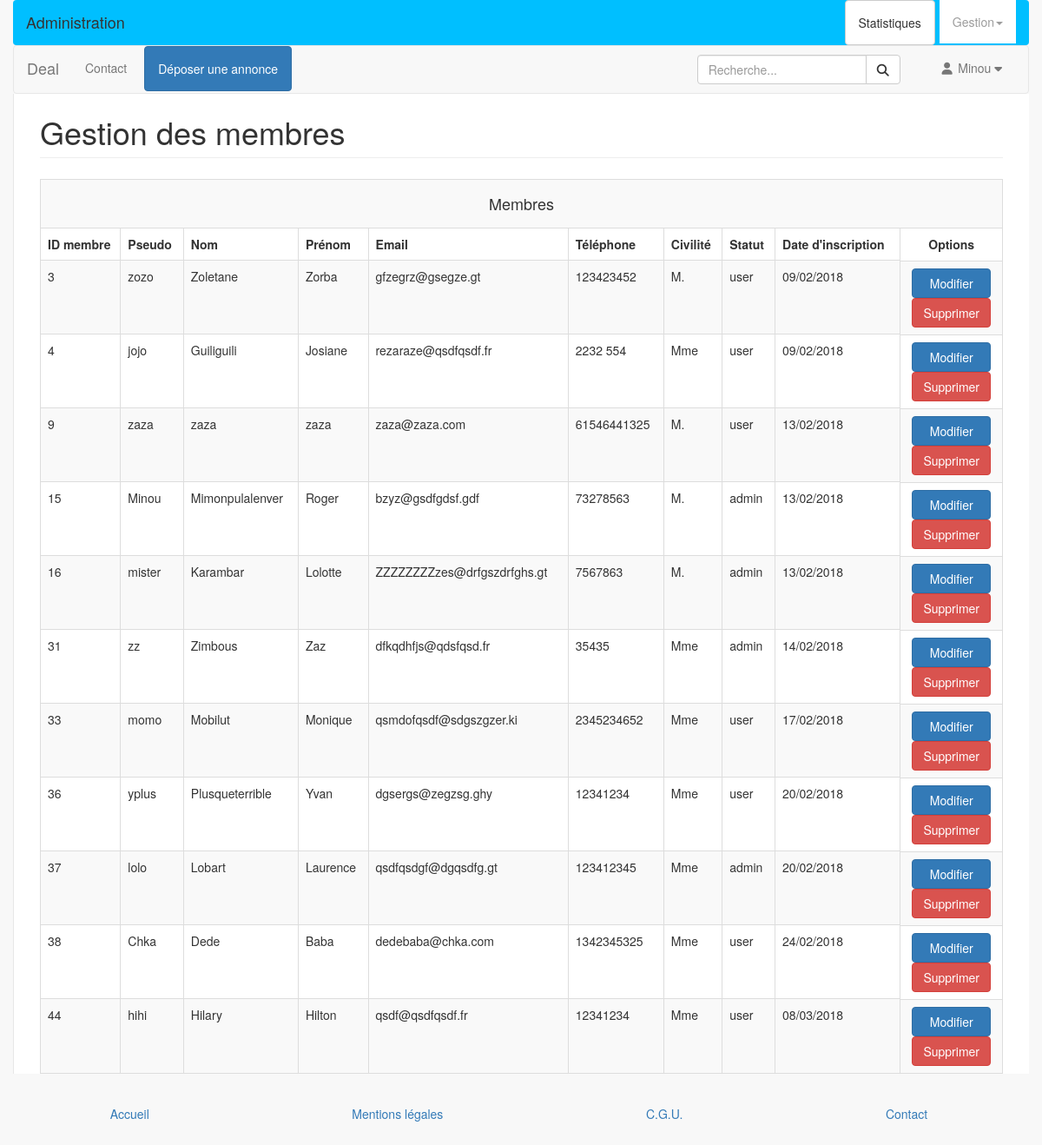
Page /admin/membre-edit.php (signed in) on the committed database.
### tables this page shows
CREATE TABLE `membre` (
  `id` int(10) unsigned NOT NULL AUTO_INCREMENT,
  `civilite` enum('M.','Mme') NOT NULL,
  `pseudo` varchar(45) NOT NULL,
  `mdp` varchar(255) NOT NULL,
  `nom` varchar(45) NOT NULL,
  `prenom` varchar(45) NOT NULL,
  `telephone` varchar(45) DEFAULT NULL,
  `email` varchar(45) NOT NULL,
  `role` enum('user','admin') NOT NULL,
  `date_enregistrement` datetime NOT NULL DEFAULT CURRENT_TIMESTAMP,
  PRIMARY KEY (`id`),
  UNIQUE KEY `pseudo_UNIQUE` (`pseudo`)
);

### admin/membre-edit.php (the view, shortened to what this page needs)
<?php
require_once __DIR__.'/../include/init.php';
$req = 'SELECT * FROM membre';
$stmt = $pdo->query($req);
$mbs = $stmt->fetchAll();
include __DIR__.('/../layout/top.php');
?>
<div id="page-wrapper">
  <div class="row">
    <div class="col-lg-12">
      <h1 class="page-header">Gestion des membres</h1>
    </div>
  </div>
  <table class="table table-bordered table-striped">
    <th colspan="10">
      <h4>Membres</h4>
    </th>
    <tr>
      <th class="col-xs-1">ID membre</th>
      <th class="col-xs-auto">Pseudo</th>
      <th class="col-xs-auto">Nom</th>
      <th class="col-xs-auto">Prénom</th>
      <th class="col-xs-auto">Email</th>
      <th class="col-xs-auto">Téléphone</th>
      <th class="col-xs-auto">Civilité</th>
      <th class="col-xs-auto">Statut</th>
      <th class="col-xs-auto">Date d'inscription</th>
      <th class="col-xs-1">Options</th>
    </tr>
    <?php
    foreach ($mbs as $mb) :
      ?>
      <tr>
        <td><?= $mb['id'] ?></td>
        <td><?= $mb['pseudo'] ?></td>
        <td><?= $mb['nom'] ?></td>
        <td><?= $mb['prenom'] ?></td>
        <td><?= $mb['email'] ?></td>
        <td><?= $mb['telephone'] ?></td>
        <td><?= $mb['civilite'] ?></td>
        <td><?= $mb['role'] ?></td>
        <td><?= strftime('%d/%m/%Y',strtotime($mb['date_enregistrement'])); ?></td>
        <td>
          <a href="<?= SITE_PATH; ?>profil.php?id=<?= $mb['id'] ?>" class="btn btn-primary">Modifier</a>
          <a href="membre-delete.php?id=<?= $mb['id'] ?>" class="btn btn-danger">Supprimer</a>
        </td>
      </tr>
      <?php
    endforeach;
    ?>
  </table>
</div>
<?php
include __DIR__.('/../layout/bottom.php');
?>

### rows in the picture
membre: id "3", pseudo "zozo", nom "Zoletane", prenom "Zorba", email "gfzegrz@gsegze.gt", telephone "123423452", civilite "M.", role "user", date_enregistrement "09/02/2018"
membre: id "4", pseudo "jojo", nom "Guiliguili", prenom "Josiane", email "rezaraze@qsdfqsdf.fr", telephone "2232 554", civilite "Mme", role "user", date_enregistrement "09/02/2018"
membre: id "9", pseudo "zaza", nom "zaza", prenom "zaza", email "zaza@zaza.com", telephone "61546441325", civilite "M.", role "user", date_enregistrement "13/02/2018"
membre: id "15", pseudo "Minou", nom "Mimonpulalenver", prenom "Roger", email "bzyz@gsdfgdsf.gdf", telephone "73278563", civilite "M.", role "admin", date_enregistrement "13/02/2018"
membre: id "16", pseudo "mister", nom "Karambar", prenom "Lolotte", email "ZZZZZZZZzes@drfgszdrfghs.gt", telephone "7567863", civilite "M.", role "admin", date_enregistrement "13/02/2018"
membre: id "31", pseudo "zz", nom "Zimbous", prenom "Zaz", email "dfkqdhfjs@qdsfqsd.fr", telephone "35435", civilite "Mme", role "admin", date_enregistrement "14/02/2018"
membre: id "33", pseudo "momo", nom "Mobilut", prenom "Monique", email "qsmdofqsdf@sdgszgzer.ki", telephone "2345234652", civilite "Mme", role "user", date_enregistrement "17/02/2018"
membre: id "36", pseudo "yplus", nom "Plusqueterrible", prenom "Yvan", email "dgsergs@zegzsg.ghy", telephone "12341234", civilite "Mme", role "user", date_enregistrement "20/02/2018"
membre: id "37", pseudo "lolo", nom "Lobart", prenom "Laurence", email "qsdfqsdgf@dgqsdfg.gt", telephone "123412345", civilite "Mme", role "admin", date_enregistrement "20/02/2018"
membre: id "38", pseudo "Chka", nom "Dede", prenom "Baba", email "dedebaba@chka.com", telephone "1342345325", civilite "Mme", role "user", date_enregistrement "24/02/2018"
membre: id "44", pseudo "hihi", nom "Hilary", prenom "Hilton", email "qsdf@qsdfqsdf.fr", telephone "12341234", civilite "Mme", role "user", date_enregistrement "08/03/2018"

### other values in the picture
getPseudo() "Minou"
